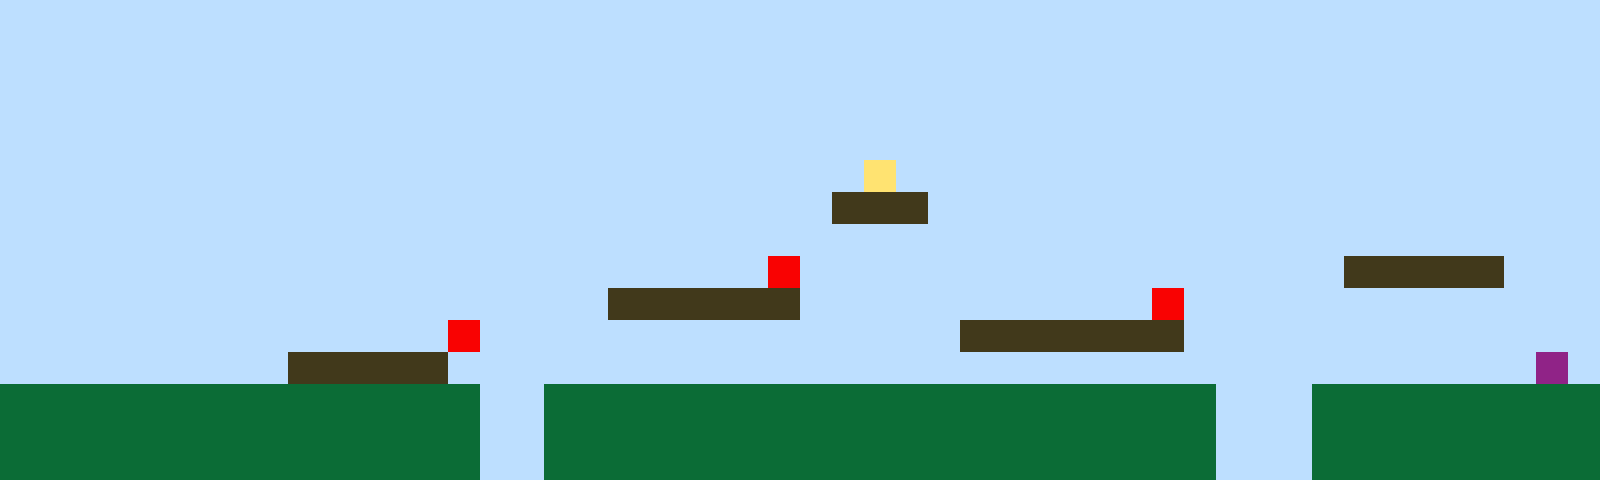

This is a level from a 2D game, rendered from its Tiled map with the project's own tilesets. A one-line summary and the complete map file follow:
An orthogonal 50x15 tile map with 32x32 px tiles, 1 tile layer (Tile Layer 1).

<map version="1.10" tiledversion="1.11.2" orientation="orthogonal" renderorder="right-up" width="50" height="15" tilewidth="32" tileheight="32" infinite="0" nextlayerid="2" nextobjectid="1"><editorsettings><export target="map1.csv" format="csv" /></editorsettings><tileset firstgid="1" name="sprites" tilewidth="32" tileheight="32" tilecount="6" columns="3"><image source="sprites.png" width="96" height="64" /></tileset><layer id="1" name="Tile Layer 1" width="50" height="15"><data encoding="csv">1,1,1,1,1,1,1,1,1,1,1,1,1,1,1,1,1,1,1,1,1,1,1,1,1,1,1,1,1,1,1,1,1,1,1,1,1,1,1,1,1,1,1,1,1,1,1,1,1,1,1,1,1,1,1,1,1,1,1,1,1,1,1,1,1,1,1,1,1,1,1,1,1,1,1,1,1,1,1,1,1,1,1,1,1,1,1,1,1,1,1,1,1,1,1,1,1,1,1,1,1,1,1,1,1,1,1,1,1,1,1,1,1,1,1,1,1,1,1,1,1,1,1,1,1,1,1,1,1,1,1,1,1,1,1,1,1,1,1,1,1,1,1,1,1,1,1,1,1,1,1,1,1,1,1,1,1,1,1,1,1,1,1,1,1,1,1,1,1,1,1,1,1,1,1,1,1,1,1,1,1,1,1,1,1,1,1,1,1,1,1,1,1,1,1,1,1,1,1,1,1,1,1,1,1,1,1,1,1,1,1,1,1,1,1,1,1,1,1,1,1,1,1,1,1,1,1,1,1,1,1,1,1,1,1,1,1,1,1,1,1,1,1,1,1,1,1,1,1,1,1,1,1,1,1,1,1,1,1,1,1,1,1,1,1,1,1,1,1,1,1,1,1,1,1,1,1,4,1,1,1,1,1,1,1,1,1,1,1,1,1,1,1,1,1,1,1,1,1,1,1,1,1,1,1,1,1,1,1,1,1,1,1,1,1,1,1,1,1,1,1,1,1,1,1,1,3,3,3,1,1,1,1,1,1,1,1,1,1,1,1,1,1,1,1,1,1,1,1,1,1,1,1,1,1,1,1,1,1,1,1,1,1,1,1,1,1,1,1,1,1,1,1,1,1,1,1,1,1,1,1,1,1,1,1,1,1,1,1,1,1,1,1,1,1,1,1,1,1,1,1,1,1,1,1,1,1,1,1,1,1,1,1,1,1,1,1,1,1,1,1,1,1,1,5,1,1,1,1,1,1,1,1,1,1,1,1,1,1,1,1,1,3,3,3,3,3,1,1,1,1,1,1,1,1,1,1,1,1,1,1,1,1,1,1,1,1,1,1,3,3,3,3,3,3,1,1,1,1,1,1,1,1,1,1,1,5,1,1,1,1,1,1,1,1,1,1,1,1,1,1,1,1,1,1,1,1,1,1,1,1,1,1,1,5,1,1,1,1,1,1,1,1,1,1,1,1,1,1,1,3,3,3,3,3,3,3,1,1,1,1,1,1,1,1,1,1,1,1,1,1,1,1,1,1,1,1,1,1,3,3,3,3,3,1,1,1,1,1,1,1,1,1,1,1,1,1,1,1,1,1,1,1,1,1,1,1,1,1,1,1,1,1,1,1,1,1,1,6,1,2,2,2,2,2,2,2,2,2,2,2,2,2,2,2,1,1,2,2,2,2,2,2,2,2,2,2,2,2,2,2,2,2,2,2,2,2,2,1,1,1,2,2,2,2,2,2,2,2,2,2,2,2,2,2,2,2,2,2,2,2,2,2,2,2,1,1,2,2,2,2,2,2,2,2,2,2,2,2,2,2,2,2,2,2,2,2,2,1,1,1,2,2,2,2,2,2,2,2,2,2,2,2,2,2,2,2,2,2,2,2,2,2,2,2,1,1,2,2,2,2,2,2,2,2,2,2,2,2,2,2,2,2,2,2,2,2,2,1,1,1,2,2,2,2,2,2,2,2,2</data></layer></map>
